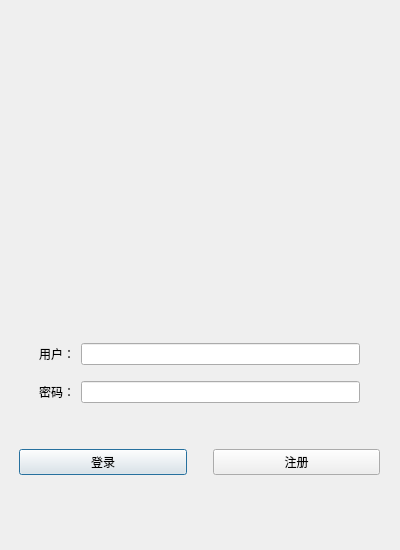
<?xml version="1.0" encoding="UTF-8"?>
<ui version="4.0">
 <class>Login</class>
 <widget class="QDialog" name="Login">
  <property name="geometry">
   <rect>
    <x>0</x>
    <y>0</y>
    <width>400</width>
    <height>550</height>
   </rect>
  </property>
  <property name="minimumSize">
   <size>
    <width>400</width>
    <height>550</height>
   </size>
  </property>
  <property name="maximumSize">
   <size>
    <width>400</width>
    <height>550</height>
   </size>
  </property>
  <property name="windowTitle">
   <string>Login</string>
  </property>
  <widget class="QWidget" name="">
   <property name="geometry">
    <rect>
     <x>-1</x>
     <y>159</y>
     <width>401</width>
     <height>391</height>
    </rect>
   </property>
   <layout class="QVBoxLayout" name="verticalLayout_4">
    <item>
     <layout class="QVBoxLayout" name="verticalLayout">
      <item>
       <spacer name="verticalSpacer">
        <property name="orientation">
         <enum>Qt::Vertical</enum>
        </property>
        <property name="sizeType">
         <enum>QSizePolicy::Fixed</enum>
        </property>
        <property name="sizeHint" stdset="0">
         <size>
          <width>20</width>
          <height>150</height>
         </size>
        </property>
       </spacer>
      </item>
      <item>
       <layout class="QHBoxLayout" name="horizontalLayout">
        <item>
         <spacer name="horizontalSpacer_2">
          <property name="orientation">
           <enum>Qt::Horizontal</enum>
          </property>
          <property name="sizeType">
           <enum>QSizePolicy::Fixed</enum>
          </property>
          <property name="sizeHint" stdset="0">
           <size>
            <width>40</width>
            <height>20</height>
           </size>
          </property>
         </spacer>
        </item>
        <item>
         <widget class="QLabel" name="label">
          <property name="text">
           <string>用户：</string>
          </property>
         </widget>
        </item>
        <item>
         <widget class="QLineEdit" name="lineEdit"/>
        </item>
        <item>
         <spacer name="horizontalSpacer">
          <property name="orientation">
           <enum>Qt::Horizontal</enum>
          </property>
          <property name="sizeType">
           <enum>QSizePolicy::Fixed</enum>
          </property>
          <property name="sizeHint" stdset="0">
           <size>
            <width>40</width>
            <height>20</height>
           </size>
          </property>
         </spacer>
        </item>
       </layout>
      </item>
      <item>
       <spacer name="verticalSpacer_2">
        <property name="orientation">
         <enum>Qt::Vertical</enum>
        </property>
        <property name="sizeType">
         <enum>QSizePolicy::Fixed</enum>
        </property>
        <property name="sizeHint" stdset="0">
         <size>
          <width>20</width>
          <height>10</height>
         </size>
        </property>
       </spacer>
      </item>
      <item>
       <layout class="QHBoxLayout" name="horizontalLayout_2">
        <item>
         <spacer name="horizontalSpacer_3">
          <property name="orientation">
           <enum>Qt::Horizontal</enum>
          </property>
          <property name="sizeType">
           <enum>QSizePolicy::Fixed</enum>
          </property>
          <property name="sizeHint" stdset="0">
           <size>
            <width>40</width>
            <height>20</height>
           </size>
          </property>
         </spacer>
        </item>
        <item>
         <widget class="QLabel" name="label_2">
          <property name="text">
           <string>密码：</string>
          </property>
         </widget>
        </item>
        <item>
         <widget class="QLineEdit" name="lineEdit_2"/>
        </item>
        <item>
         <spacer name="horizontalSpacer_4">
          <property name="orientation">
           <enum>Qt::Horizontal</enum>
          </property>
          <property name="sizeType">
           <enum>QSizePolicy::Fixed</enum>
          </property>
          <property name="sizeHint" stdset="0">
           <size>
            <width>40</width>
            <height>20</height>
           </size>
          </property>
         </spacer>
        </item>
       </layout>
      </item>
      <item>
       <spacer name="verticalSpacer_3">
        <property name="orientation">
         <enum>Qt::Vertical</enum>
        </property>
        <property name="sizeType">
         <enum>QSizePolicy::Fixed</enum>
        </property>
        <property name="sizeHint" stdset="0">
         <size>
          <width>20</width>
          <height>40</height>
         </size>
        </property>
       </spacer>
      </item>
      <item>
       <layout class="QHBoxLayout" name="horizontalLayout_3">
        <item>
         <spacer name="horizontalSpacer_5">
          <property name="orientation">
           <enum>Qt::Horizontal</enum>
          </property>
          <property name="sizeType">
           <enum>QSizePolicy::Fixed</enum>
          </property>
          <property name="sizeHint" stdset="0">
           <size>
            <width>20</width>
            <height>20</height>
           </size>
          </property>
         </spacer>
        </item>
        <item>
         <widget class="QPushButton" name="pushButton">
          <property name="text">
           <string>登录</string>
          </property>
         </widget>
        </item>
        <item>
         <spacer name="horizontalSpacer_7">
          <property name="orientation">
           <enum>Qt::Horizontal</enum>
          </property>
          <property name="sizeType">
           <enum>QSizePolicy::Fixed</enum>
          </property>
          <property name="sizeHint" stdset="0">
           <size>
            <width>20</width>
            <height>20</height>
           </size>
          </property>
         </spacer>
        </item>
        <item>
         <widget class="QPushButton" name="pushButton_2">
          <property name="text">
           <string>注册</string>
          </property>
         </widget>
        </item>
        <item>
         <spacer name="horizontalSpacer_6">
          <property name="orientation">
           <enum>Qt::Horizontal</enum>
          </property>
          <property name="sizeType">
           <enum>QSizePolicy::Fixed</enum>
          </property>
          <property name="sizeHint" stdset="0">
           <size>
            <width>20</width>
            <height>20</height>
           </size>
          </property>
         </spacer>
        </item>
       </layout>
      </item>
      <item>
       <spacer name="verticalSpacer_4">
        <property name="orientation">
         <enum>Qt::Vertical</enum>
        </property>
        <property name="sizeType">
         <enum>QSizePolicy::Fixed</enum>
        </property>
        <property name="sizeHint" stdset="0">
         <size>
          <width>20</width>
          <height>40</height>
         </size>
        </property>
       </spacer>
      </item>
     </layout>
    </item>
   </layout>
  </widget>
 </widget>
 <tabstops>
  <tabstop>lineEdit</tabstop>
  <tabstop>lineEdit_2</tabstop>
  <tabstop>pushButton</tabstop>
  <tabstop>pushButton_2</tabstop>
 </tabstops>
 <resources/>
 <connections/>
</ui>
